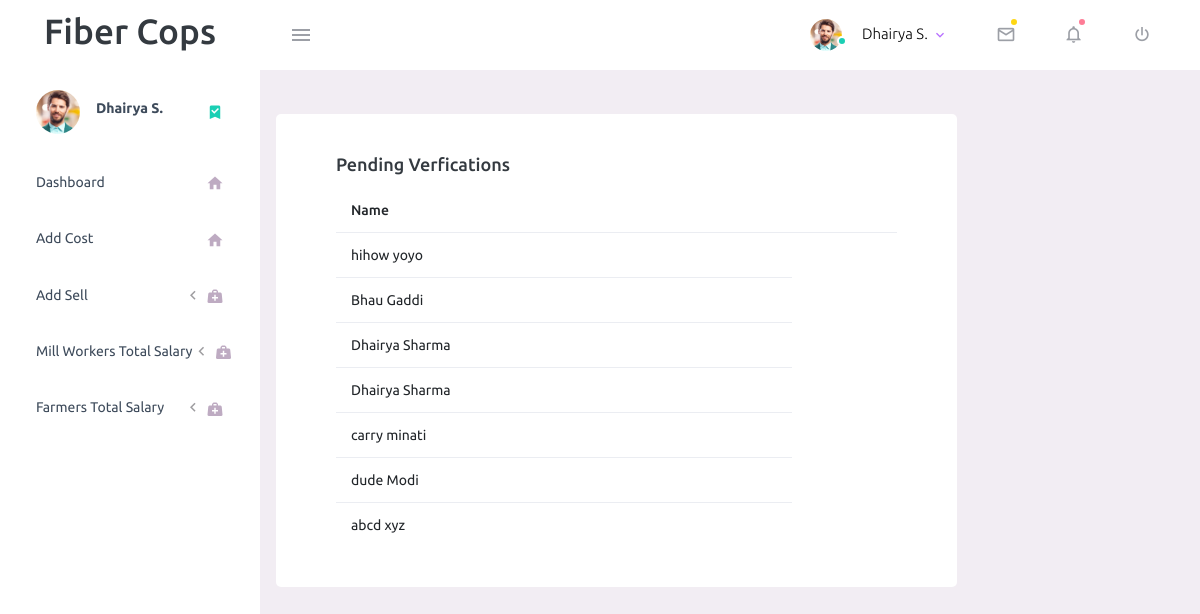
Page /verify.php on the committed database.
### tables this page shows
CREATE TABLE `user` (
  `farm_id` int(11) NOT NULL,
  `first_name` varchar(50) NOT NULL,
  `last_name` varchar(50) NOT NULL,
  `email` varchar(100) NOT NULL,
  `mobile_number` varchar(10) NOT NULL,
  `username` varchar(60) NOT NULL,
  `password` varchar(100) NOT NULL,
  `role` varchar(20) NOT NULL,
  `verify` varchar(50) NOT NULL
);

### verify.php (the view, shortened to what this page needs)
<!DOCTYPE html>
<html lang="en">
  <head>
    <link rel="stylesheet" href="assets/vendors/mdi/css/materialdesignicons.min.css">
    <link rel="stylesheet" href="assets/vendors/css/vendor.bundle.base.css">
    <link rel="stylesheet" href="assets/css/style.css">
  </head>
  <body>
    <div class="container-scroller">
    <?php include('nav.php'); ?>
    <div class="main-panel">
	<div class="content-wrapper">
				<div class="row" id="proBanner">
                     <div class="card col-lg-9" >
                        <div class="card-body">
                           <h4 class="card-title">Pending verfications</h4>
                           <table class="table table-hover">
                              <thead>
                                 <tr>
                                    <th>Name</th>
                                    <th></th>
                                 </tr>
                              </thead>
                              <?php
                                 $conn = mysqli_connect("localhost", "root", "", "fiber_cops");
                                 $sql = "SELECT * FROM user";
                                 $result = $conn->query($sql);
                                 if ($result->num_rows > 0)
                                 {
                                 while ($row = $result->fetch_assoc())
                                 {
								 echo "<tr>
								 <td>" . $row["first_name"] . "  ". $row["last_name"] ."</td>
								 </tr>";
                                 }
                                 echo "</table>";
                                 }
                                 else
                                 {
                                 echo "0 results";
                                 }
                                 ?>
                        </div>
                     </div>
                  </div>
				  </div>
                  </div>
        </div>
      </div>
  </body>
</html>

### nav.php (shortened to what this page needs)
<nav class="navbar default-layout-navbar col-lg-12 col-12 p-0 fixed-top d-flex flex-row">
  <div class="text-center navbar-brand-wrapper d-flex align-items-center justify-content-center">
    <h1>Fiber Cops</h1>
  </div>
  <div class="navbar-menu-wrapper d-flex align-items-stretch">
    <button class="navbar-toggler navbar-toggler align-self-center" type="button" data-toggle="minimize">
      <span class="mdi mdi-menu"></span>
    </button>
    <ul class="navbar-nav navbar-nav-right">
      <li class="nav-item nav-profile dropdown">
        <a class="nav-link dropdown-toggle" id="profileDropdown" href="#" data-toggle="dropdown" aria-expanded="false">
          <div class="nav-profile-img">
            <img src="assets/images/faces/face1.jpg" alt="image">
            <span class="availability-status online"></span>
          </div>
          <div class="nav-profile-text">
            <p class="mb-1 text-black">Dhairya S.</p>
          </div>
        </a>
      </li>
      <li class="nav-item dropdown">
        <a class="nav-link count-indicator dropdown-toggle" id="messageDropdown" href="#" data-toggle="dropdown" aria-expanded="false">
          <i class="mdi mdi-email-outline"></i>
          <span class="count-symbol bg-warning"></span>
        </a>
      </li>
      <li class="nav-item dropdown">
        <a class="nav-link count-indicator dropdown-toggle" id="notificationDropdown" href="#" data-toggle="dropdown">
          <i class="mdi mdi-bell-outline"></i>
          <span class="count-symbol bg-danger"></span>
        </a>
      </li>
      <li class="nav-item nav-logout d-none d-lg-block">
        <a class="nav-link" href="#">
          <i class="mdi mdi-power"></i>
        </a>
      </li>
    </ul>
  </div>
</nav>
<div class="container-fluid page-body-wrapper">
  <nav class="sidebar sidebar-offcanvas" id="sidebar">
    <ul class="nav">
      <li class="nav-item nav-profile">
        <a href="#" class="nav-link">
          <div class="nav-profile-image">
            <img src="assets/images/faces/face1.jpg" alt="profile">
          </div>
          <div class="nav-profile-text d-flex flex-column">
            <span class="font-weight-bold mb-2">Dhairya S.</span>
          </div>
          <i class="mdi mdi-bookmark-check text-success nav-profile-badge"></i>
        </a>
      </li>
      <li class="nav-item">
        <a class="nav-link" href="dashboard.php">
          <span class="menu-title">Dashboard</span>
          <i class="mdi mdi-home menu-icon"></i>
        </a>
      </li>
      <li class="nav-item">
        <a class="nav-link" href="addcost.php">
          <span class="menu-title">Add Cost</span>
          <i class="mdi mdi-home menu-icon"></i>
        </a>
      </li>
      <li class="nav-item">
        <a class="nav-link" href="addsell.php" >
          <span class="menu-title">Add Sell</span>
          <i class="menu-arrow"></i>
          <i class="mdi mdi-medical-bag menu-icon"></i>
        </a>
        </li>
      <li class="nav-item">
        <a class="nav-link" data-toggle="collapse" href="#general-pages" aria-expanded="false" aria-controls="general-pages">
          <span class="menu-title">Mill Workers Total Salary</span>
          <i class="menu-arrow"></i>
          <i class="mdi mdi-medical-bag menu-icon"></i>
        </a>
        </li>
      <li class="nav-item">
        <a class="nav-link" data-toggle="collapse" href="#general-pages" aria-expanded="false" aria-controls="general-pages">
          <span class="menu-title">Farmers Total Salary</span>
          <i class="menu-arrow"></i>
          <i class="mdi mdi-medical-bag menu-icon"></i>
        </a>
        </li>
    </ul>
  </nav>

### rows in the picture
user: first_name "hihow", last_name "yoyo"
user: first_name "Bhau", last_name "Gaddi"
user: first_name "Dhairya", last_name "Sharma"
user: first_name "Dhairya", last_name "Sharma"
user: first_name "carry", last_name "minati"
user: first_name "dude", last_name "Modi"
user: first_name "abcd", last_name "xyz"
